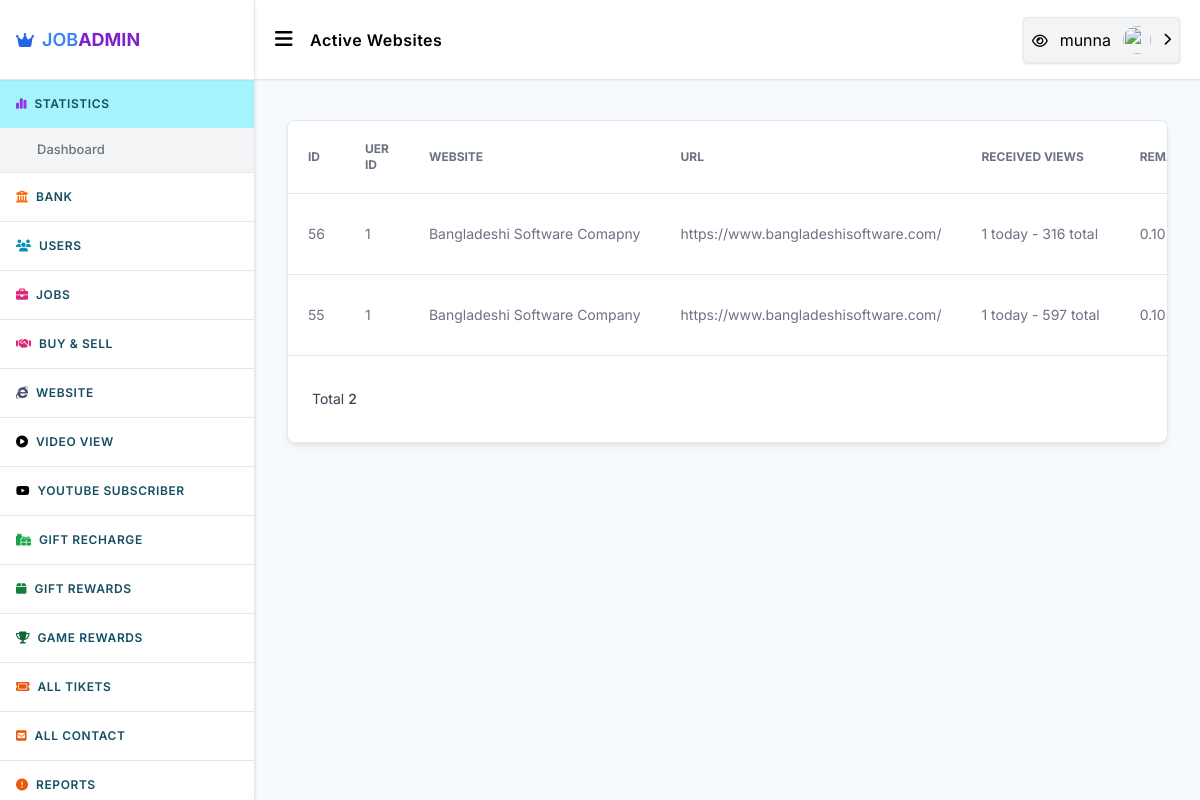
Screenshot of /admin/active-websites.php (signed in) with the database file from the repository.
### tables this page shows
CREATE TABLE `users` (
  `id` int(11) UNSIGNED NOT NULL,
  `mobile` varchar(55) NOT NULL,
  `fullname` varchar(25) NOT NULL,
  `email` varchar(255) NOT NULL,
  `password` varchar(128) NOT NULL,
  `coins` decimal(10,2) NOT NULL DEFAULT 0.00,
  `image` varchar(999) NOT NULL,
  `totalarn` decimal(10,2) NOT NULL,
  `admin` smallint(3) UNSIGNED NOT NULL DEFAULT 0,
  `country` varchar(255) NOT NULL,
  `address` varchar(999) NOT NULL,
  `city` varchar(500) NOT NULL,
  `zipcod` varchar(50) NOT NULL,
  `datebirth` varchar(55) NOT NULL,
  `facebook` text NOT NULL,
  `twiter` varchar(999) NOT NULL,
  `reg_time` int(11) UNSIGNED NOT NULL DEFAULT 0,
  `last_activity` int(11) UNSIGNED NOT NULL DEFAULT 0,
  `ref` int(11) UNSIGNED NOT NULL DEFAULT 0,
  `reg_ip` varchar(64) NOT NULL DEFAULT '0',
  `log_ip` varchar(64) NOT NULL,
  `activate` varchar(32) NOT NULL DEFAULT '0',
  `disabled` smallint(1) UNSIGNED NOT NULL DEFAULT 0
);

CREATE TABLE `web_surfing` (
  `id` int(11) NOT NULL,
  `user_id` int(11) NOT NULL,
  `title` varchar(500) NOT NULL,
  `web_link` varchar(15000) NOT NULL,
  `clicks` int(11) NOT NULL,
  `click_need` int(11) NOT NULL,
  `point` decimal(8,2) NOT NULL,
  `watch_time` int(11) NOT NULL,
  `today_clicks` int(11) NOT NULL,
  `dailyClick` int(11) NOT NULL,
  `activity` int(11) NOT NULL,
  `time` int(11) NOT NULL
);

### admin/active-websites.php (the view, shortened to what the rows shown need)
<?php
  require_once"common/header.php";
  if(isset($_GET['strt'])&& is_numeric($_GET['strt'])){
  $start=$_GET['strt'];
  }else{
    $start=0;
  }
  $webs=_getAllData($db,"SELECT * FROM web_surfing WHERE activity=1 ORDER BY id DESC LIMIT $start,25");
?>
<div class="x_container space-y-10 py-10">
    <div class="flex flex-col rounded-lg shadow-md border border-[
        ] shadow-gray-200 bg-white">
        <div class="overflow-x-auto rounded-lg">
            <div class="inline-block min-w-full align-middle">
                <div class="overflow-auto bg-white">
                    <table class="min-w-full divide-y divide-gray-200 table-fixed">
                        <thead class="bg-white">
                            <tr>
                                <th scope="col"
                                    class="p-4 text-xs font-medium text-left text-gray-500 uppercase lg:p-5"> ID </th>
                                <th scope="col"
                                    class="p-4 text-xs font-medium text-left text-gray-500 uppercase lg:p-5"> Uer ID
                                </th>
                                <th scope="col"
                                    class="p-4 text-xs font-medium text-left text-gray-500 uppercase lg:p-5"> Website
                                </th>
                                <th scope="col"
                                    class="p-4 text-xs font-medium text-left text-gray-500 uppercase lg:p-5"> Url
                                </th>
                                <th scope="col"
                                    class="p-4 text-xs font-medium text-left text-gray-500 uppercase lg:p-5"> Received
                                    Views </th>
                                <th scope="col"
                                    class="p-4 text-xs font-medium text-left text-gray-500 uppercase lg:p-5">
                                    Remaining Views </th>
                            </tr>
                        </thead>
                        <tbody class="bg-white divide-y divide-gray-200">
                            <?php
                    if($webs !=0){
                      foreach($webs as $w){ ?>
                            <tr class="hover:bg-gray-100">
                                <td class="p-4 text-sm font-normal text-gray-500 whitespace-nowrap lg:p-5">
                                    <?= $w['id'] ?> </td>
                                <td class="p-4 text-sm font-normal text-gray-500 whitespace-nowrap lg:p-5">
                                    <?= $w['user_id'] ?> </td>
                                <td class="p-4 text-sm font-normal text-gray-500 whitespace-nowrap lg:p-5">
                                    <?= $w['title'] ?>
                                </td>
                                <td class="p-4 text-sm font-normal text-gray-500 whitespace-nowrap lg:p-5">
                                    <?= $w['web_link'] ?>
                                </td>
                                <td class="p-4 text-sm font-normal text-gray-500 whitespace-nowrap lg:p-5">
                                    <?= $w['today_clicks'] ?> today - <?= $w['clicks'] ?> total
                                </td>
                                <td class="p-4 text-sm font-normal text-gray-500 whitespace-nowrap lg:p-5">
                                    <?= $w['point'] ?> x <?= $w['watch_time'] ?> seconds </td>
                            </tr>
                            <?php } } ?>
                        </tbody>
                    </table>
                </div>
            </div>
        </div>
    </div>
</div>
</div>
</main>
</body>
</html>

### admin/common/header.php (shortened to what the rows shown need)
<?php
	require_once"../system/functions.php";
?>
<!DOCTYPE html>
<html lang="en">
<head>
    <link rel="stylesheet" href="css/styles.css">
    <link rel="stylesheet" href="../assets/css/jquery-confirm.min.css">
    <link rel="stylesheet" href="css/styles.css">
</head>
<body>
    <main class="flex p-0 m-0 justify-between w-full h-screen overflow-hidden">
        <div class="w-full h-screen overflow-auto">
            <header class="h-20 bg-white z-40 sticky top-0 left-0 right-0 shadow-sm border-b">
                <div class="h-full flex items-center relative justify-between px-5 xl:px-10">
                    <div class="flex items-center justify-center gap-x-3 sm:gap-x-4">
                        <div class="relative w-fit z-50"><button type="button"
                                class="header_options_toggler w-full p-2 rounded bg-gray-100 shadow border flex items-center justify-center gap-x-3">
                                <a target="_blank" href="https://joblessbd.com/">
                                    <span class="text-sm font-medium"><i class="fa fa-eye"></i></span></a>
                                <span>
                                    <?= $data['fullname'] ?> </span><img class="h-7 w-7 rounded-full"
                                    src="https://firebasestorage.googleapis.com/v0/b/bs-game-topup.appspot.com/o/images%2Fimages.png?alt=media&amp;token=f46fd874-00f4-48fe-a8ac-c43abf380491"
                                    alt=""> <small class="header_options_icon transition-all transform"><i
                                        class="fa-solid fa-chevron-right"></i></small>
                            </button>
                        </div>
                    </div>
                </div>
            </header>

### rows the page displays
users: fullname "munna"
web_surfing: id "56", user "1", title "Bangladeshi Software Comapny", web_link "https://www.bangladeshisoftware.com/", today_clicks "1", clicks "316", point "0.10…"
web_surfing: id "55", user "1", title "Bangladeshi Software Company", web_link "https://www.bangladeshisoftware.com/", today_clicks "1", clicks "597", point "0.10…"

### other values shown
$config['site_name'] "JOB"
count($webs) "2"
